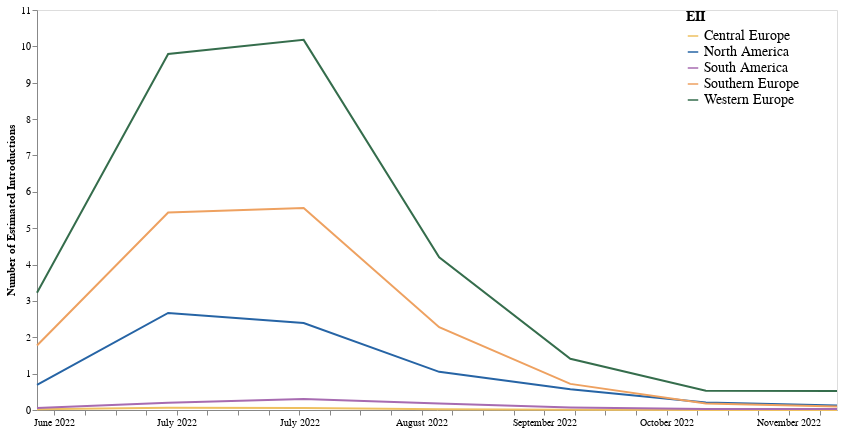

Write notebook code for a chart like this one.
### Code cell
eii_plot = alt.Chart(eii_df).mark_line().encode(
    alt.X("year-month:T",axis=alt.Axis(title=None, grid=False, format="%B %Y")),
    alt.Y("import_risk", title = "Number of Estimated Introductions",axis = alt.Axis(grid = False)), 
    alt.Color("place:N",title = "EII", legend=alt.Legend(orient = "right",offset = -155, labelFontSize = 14, titleFontSize = 14, symbolSize = 110),  scale=alt.Scale(range=range_) )).properties(
    width = 800,
    height = 400
)
eii_plot

### Figure 1 — Vega-Lite specification as saved in the notebook (floating-point values rounded to 4 significant figures)
{"config": {"view": {"continuousWidth": 400, "continuousHeight": 300}}, "data": {"name": "data-ba1194f6229275cccbc653e8e380c6e3"}, "mark": "line", "encoding": {"color": {"field": "place", "legend": {"labelFontSize": 14, "offset": -155, "orient": "right", "symbolSize": 110, "titleFontSize": 14}, "scale": {"range": ["#EEC060", "#2664A5", "#A76BB1", "#EEA160", "#356D4C"]}, "title": "EII", "type": "nominal"}, "x": {"axis": {"format": "%B %Y", "grid": false, "title": null}, "field": "year-month", "type": "temporal"}, "y": {"axis": {"grid": false}, "field": "import_risk", "title": "Number of Estimated Introductions", "type": "quantitative"}}, "height": 400, "width": 800, "$schema": "https://vega.github.io/schema/vega-lite/v4.17.0.json", "datasets": {"data-ba1194f6229275cccbc653e8e380c6e3": [{"Unnamed: 0": 10, "index": "North America.2022-06", "place": "North America", "year-month": "2022-06-01", "import_risk": 0.6891}, {"Unnamed: 0": 11, "index": "Southern Europe.2022-06", "place": "Southern Europe", "year-month": "2022-06-01", "import_risk": 1.774}, {"Unnamed: 0": 12, "index": "Western Europe.2022-06", "place": "Western Europe", "year-month": "2022-06-01", "import_risk": 3.226}, {"Unnamed: 0": 13, "index": "Central Europe.2022-06", "place": "Central Europe", "year-month": "2022-06-01", "import_risk": 0.01773}, {"Unnamed: 0": 14, "index": "South America.2022-06", "place": "South America", "year-month": "2022-06-01", "import_risk": 0.05176}, {"Unnamed: 0": 15, "index": "North America.2022-07", "place": "North America", "year-month": "2022-07-01", "import_risk": 2.67}, {"Unnamed: 0": 16, "index": "Southern Europe.2022-07", "place": "Southern Europe", "year-month": "2022-07-01", "import_risk": 5.432}, {"Unnamed: 0": 17, "index": "Western Europe.2022-07", "place": "Western Europe", "year-month": "2022-07-01", "import_risk": 9.791}, {"Unnamed: 0": 18, "index": "Central Europe.2022-07", "place": "Central Europe", "year-month": "2022-07-01", "import_risk": 0.06005}, {"Unnamed: 0": 19, "index": "South America.2022-07", "place": "South America", "year-month": "2022-07-01", "import_risk": 0.1969}, {"Unnamed: 0": 20, "index": "North America.2022-08", "place": "North America", "year-month": "2022-08-01", "import_risk": 2.392}, {"Unnamed: 0": 21, "index": "Southern Europe.2022-08", "place": "Southern Europe", "year-month": "2022-08-01", "import_risk": 5.558}, {"Unnamed: 0": 22, "index": "Western Europe.2022-08", "place": "Western Europe", "year-month": "2022-08-01", "import_risk": 10.18}, {"Unnamed: 0": 23, "index": "Central Europe.2022-08", "place": "Central Europe", "year-month": "2022-08-01", "import_risk": 0.05487}, {"Unnamed: 0": 24, "index": "South America.2022-08", "place": "South America", "year-month": "2022-08-01", "import_risk": 0.3035}, {"Unnamed: 0": 25, "index": "North America.2022-09", "place": "North America", "year-month": "2022-09-01", "import_risk": 1.05}, {"Unnamed: 0": 26, "index": "Southern Europe.2022-09", "place": "Southern Europe", "year-month": "2022-09-01", "import_risk": 2.276}, {"Unnamed: 0": 27, "index": "Western Europe.2022-09", "place": "Western Europe", "year-month": "2022-09-01", "import_risk": 4.2}, {"Unnamed: 0": 28, "index": "Central Europe.2022-09", "place": "Central Europe", "year-month": "2022-09-01", "import_risk": 0.01873}, {"Unnamed: 0": 29, "index": "South America.2022-09", "place": "South America", "year-month": "2022-09-01", "import_risk": 0.1761}, {"Unnamed: 0": 30, "index": "North America.2022-10", "place": "North America", "year-month": "2022-10-01", "import_risk": 0.5693}, {"Unnamed: 0": 31, "index": "Southern Europe.2022-10", "place": "Southern Europe", "year-month": "2022-10-01", "import_risk": 0.7186}, {"Unnamed: 0": 32, "index": "Western Europe.2022-10", "place": "Western Europe", "year-month": "2022-10-01", "import_risk": 1.411}, {"Unnamed: 0": 33, "index": "Central Europe.2022-10", "place": "Central Europe", "year-month": "2022-10-01", "import_risk": 0.00483}, {"Unnamed: 0": 34, "index": "South America.2022-10", "place": "South America", "year-month": "2022-10-01", "import_risk": 0.07164}, {"Unnamed: 0": 35, "index": "North America.2022-11", "place": "North America", "year-month": "2022-11-01", "import_risk": 0.2074}, {"Unnamed: 0": 36, "index": "Southern Europe.2022-11", "place": "Southern Europe", "year-month": "2022-11-01", "import_risk": 0.1813}, {"Unnamed: 0": 37, "index": "Western Europe.2022-11", "place": "Western Europe", "year-month": "2022-11-01", "import_risk": 0.5279}, {"Unnamed: 0": 38, "index": "Central Europe.2022-11", "place": "Central Europe", "year-month": "2022-11-01", "import_risk": 0.001494}, {"Unnamed: 0": 39, "index": "South America.2022-11", "place": "South America", "year-month": "2022-11-01", "import_risk": 0.02972}, {"Unnamed: 0": 40, "index": "North America.2022-12", "place": "North America", "year-month": "2022-12-01", "import_risk": 0.1221}, {"Unnamed: 0": 41, "index": "Southern Europe.2022-12", "place": "Southern Europe", "year-month": "2022-12-01", "import_risk": 0.09391}, {"Unnamed: 0": 42, "index": "Western Europe.2022-12", "place": "Western Europe", "year-month": "2022-12-01", "import_risk": 0.5237}, {"Unnamed: 0": 43, "index": "Central Europe.2022-12", "place": "Central Europe", "year-month": "2022-12-01", "import_risk": 0.001212}, {"Unnamed: 0": 44, "index": "South America.2022-12", "place": "South America", "year-month": "2022-12-01", "import_risk": 0.02633}]}}
